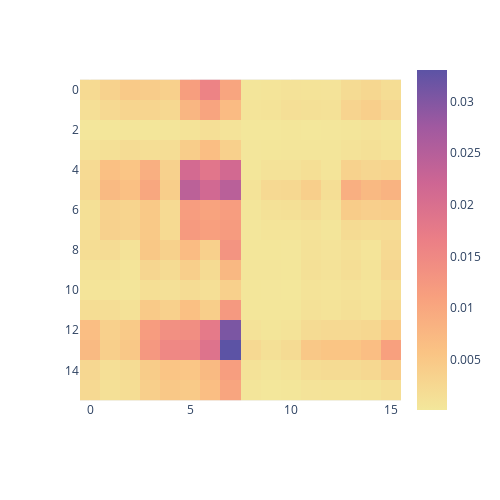

Notebook cell for this chart:
### Code cell
imgen.train(imgen.make_dataset(), 100, show_progress=True)

### Figure 1 — Plotly figure (JSON) as saved in the notebook; plotly's stock layout.template omitted (floating-point values rounded to 4 significant figures; data arrays with more than 128 entries replaced by an {"elided": "..."} marker saying what was removed)
{"data": [{"coloraxis": "coloraxis", "hovertemplate": "x: %{x}<br>y: %{y}<br>color: %{z}<extra></extra>", "name": "0", "type": "heatmap", "xaxis": "x", "yaxis": "y", "z": {"elided": "16x16 float values"}}], "layout": {"coloraxis": {"colorscale": [[0, "rgb(243, 231, 155)"], [0.1667, "rgb(250, 196, 132)"], [0.3333, "rgb(248, 160, 126)"], [0.5, "rgb(235, 127, 134)"], [0.6667, "rgb(206, 102, 147)"], [0.8333, "rgb(160, 89, 160)"], [1, "rgb(92, 83, 165)"]]}, "height": 500, "margin": {"t": 60}, "width": 500, "xaxis": {"anchor": "y", "constrain": "domain", "domain": [0, 1], "scaleanchor": "y"}, "yaxis": {"anchor": "x", "autorange": "reversed", "constrain": "domain", "domain": [0, 1]}}}
